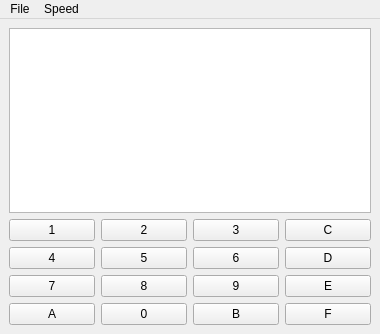
<?xml version="1.0" encoding="UTF-8"?>
<ui version="4.0">
 <class>MainWindow</class>
 <widget class="QMainWindow" name="MainWindow">
  <property name="geometry">
   <rect>
    <x>0</x>
    <y>0</y>
    <width>380</width>
    <height>334</height>
   </rect>
  </property>
  <property name="windowTitle">
   <string>chip8</string>
  </property>
  <widget class="QWidget" name="centralwidget">
   <layout class="QGridLayout" name="gridLayout_2">
    <item row="0" column="0">
     <layout class="QVBoxLayout" name="verticalLayout">
      <item>
       <widget class="QGraphicsView" name="graphicsView"/>
      </item>
      <item>
       <layout class="QGridLayout" name="gridLayout">
        <item row="0" column="0">
         <widget class="KeyButton" name="one_button">
          <property name="text">
           <string>1</string>
          </property>
         </widget>
        </item>
        <item row="0" column="1">
         <widget class="KeyButton" name="two_button">
          <property name="text">
           <string>2</string>
          </property>
         </widget>
        </item>
        <item row="0" column="2">
         <widget class="KeyButton" name="three_button">
          <property name="text">
           <string>3</string>
          </property>
         </widget>
        </item>
        <item row="0" column="3">
         <widget class="KeyButton" name="c_button">
          <property name="text">
           <string>C</string>
          </property>
         </widget>
        </item>
        <item row="1" column="0">
         <widget class="KeyButton" name="four_button">
          <property name="text">
           <string>4</string>
          </property>
         </widget>
        </item>
        <item row="1" column="1">
         <widget class="KeyButton" name="five_button">
          <property name="text">
           <string>5</string>
          </property>
         </widget>
        </item>
        <item row="1" column="2">
         <widget class="KeyButton" name="six_button">
          <property name="text">
           <string>6</string>
          </property>
         </widget>
        </item>
        <item row="1" column="3">
         <widget class="KeyButton" name="d_button">
          <property name="text">
           <string>D</string>
          </property>
         </widget>
        </item>
        <item row="2" column="0">
         <widget class="KeyButton" name="seven_button">
          <property name="text">
           <string>7</string>
          </property>
         </widget>
        </item>
        <item row="2" column="1">
         <widget class="KeyButton" name="eight_button">
          <property name="text">
           <string>8</string>
          </property>
         </widget>
        </item>
        <item row="2" column="2">
         <widget class="KeyButton" name="nine_button">
          <property name="text">
           <string>9</string>
          </property>
         </widget>
        </item>
        <item row="2" column="3">
         <widget class="KeyButton" name="e_button">
          <property name="text">
           <string>E</string>
          </property>
         </widget>
        </item>
        <item row="3" column="0">
         <widget class="KeyButton" name="a_button">
          <property name="text">
           <string>A</string>
          </property>
         </widget>
        </item>
        <item row="3" column="1">
         <widget class="KeyButton" name="zero_button">
          <property name="text">
           <string>0</string>
          </property>
         </widget>
        </item>
        <item row="3" column="2">
         <widget class="KeyButton" name="b_button">
          <property name="text">
           <string>B</string>
          </property>
         </widget>
        </item>
        <item row="3" column="3">
         <widget class="KeyButton" name="f_button">
          <property name="text">
           <string>F</string>
          </property>
         </widget>
        </item>
       </layout>
      </item>
     </layout>
    </item>
   </layout>
  </widget>
  <widget class="QMenuBar" name="menuBar">
   <property name="geometry">
    <rect>
     <x>0</x>
     <y>0</y>
     <width>380</width>
     <height>23</height>
    </rect>
   </property>
   <widget class="QMenu" name="menuFile">
    <property name="title">
     <string>File</string>
    </property>
    <addaction name="actionLoad_ROM"/>
    <addaction name="actionQuit"/>
   </widget>
   <widget class="QMenu" name="menuSpeed">
    <property name="title">
     <string>Speed</string>
    </property>
    <addaction name="actionSpeed"/>
    <addaction name="actionPause"/>
   </widget>
   <addaction name="menuFile"/>
   <addaction name="menuSpeed"/>
  </widget>
  <action name="actionLoad">
   <property name="text">
    <string>Load</string>
   </property>
  </action>
  <action name="actionSave">
   <property name="text">
    <string>Save</string>
   </property>
  </action>
  <action name="actionLoad_ROM">
   <property name="text">
    <string>Load ROM</string>
   </property>
  </action>
  <action name="actionQuit">
   <property name="text">
    <string>Quit</string>
   </property>
  </action>
  <action name="actionPause">
   <property name="text">
    <string>Pause</string>
   </property>
  </action>
  <action name="actionSpeed">
   <property name="text">
    <string>Speed</string>
   </property>
  </action>
 </widget>
 <customwidgets>
  <customwidget>
   <class>KeyButton</class>
   <extends>QPushButton</extends>
   <header>.KeyButton</header>
  </customwidget>
 </customwidgets>
 <resources/>
 <connections/>
</ui>
